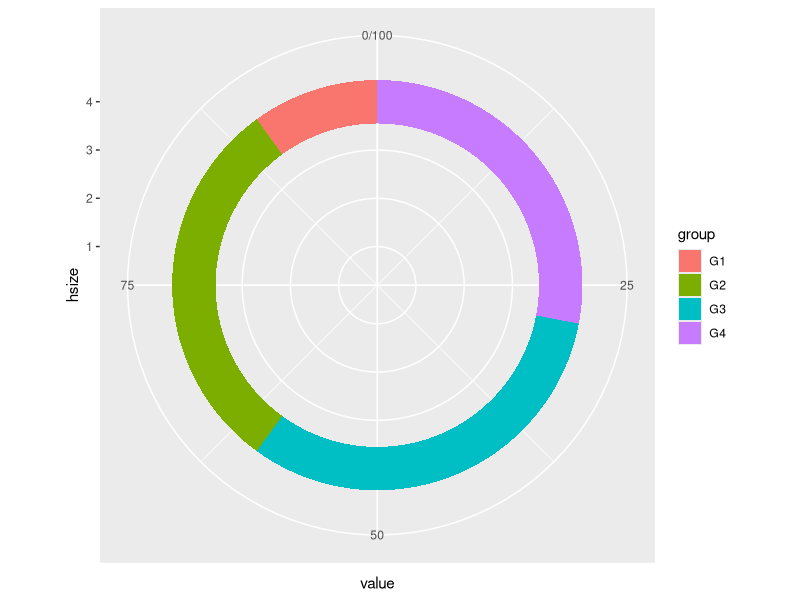

This chart was generated by the following R code:
# Load necessary libraries
library(ggplot2)
library(dplyr)

# Sample data (replace with your own data)
df <- data.frame(
  value = c(10, 30, 32, 28),
  #group = paste0("G", 1:4)
  group = c('G1','G2','G3','G4')
)
df
# Set the hole size (adjust as needed)
hsize <- 4
# df <- df %>%
#   mutate(x=hsize)
# df
df<-mutate(df,x=hsize)
df
# Create the donut plot
ggplot(df, aes(x = hsize, y = value, fill = group)) +
  geom_col() +
  coord_polar(theta = "y") +
  xlim(c(0.2, hsize + 0.8))
